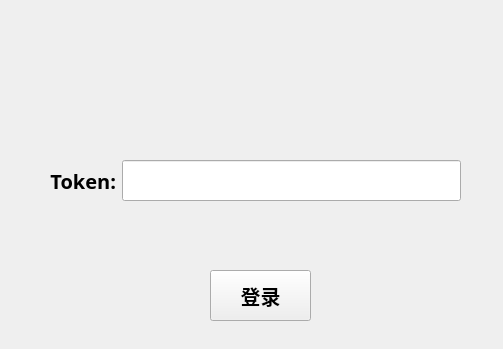
<?xml version="1.0" encoding="UTF-8"?>
<ui version="4.0">
 <class>Form</class>
 <widget class="QWidget" name="Form">
  <property name="windowModality">
   <enum>Qt::ApplicationModal</enum>
  </property>
  <property name="geometry">
   <rect>
    <x>0</x>
    <y>0</y>
    <width>503</width>
    <height>349</height>
   </rect>
  </property>
  <property name="sizePolicy">
   <sizepolicy hsizetype="Fixed" vsizetype="Fixed">
    <horstretch>0</horstretch>
    <verstretch>0</verstretch>
   </sizepolicy>
  </property>
  <property name="windowTitle">
   <string>Form</string>
  </property>
  <property name="autoFillBackground">
   <bool>true</bool>
  </property>
  <widget class="QLabel" name="title_pic">
   <property name="geometry">
    <rect>
     <x>110</x>
     <y>0</y>
     <width>271</width>
     <height>171</height>
    </rect>
   </property>
   <property name="autoFillBackground">
    <bool>false</bool>
   </property>
   <property name="text">
    <string/>
   </property>
   <property name="pixmap">
    <pixmap>resource/mylogo.png</pixmap>
   </property>
   <property name="alignment">
    <set>Qt::AlignCenter</set>
   </property>
  </widget>
  <widget class="QWidget" name="horizontalLayoutWidget">
   <property name="geometry">
    <rect>
     <x>50</x>
     <y>160</y>
     <width>411</width>
     <height>41</height>
    </rect>
   </property>
   <layout class="QHBoxLayout" name="horizontalLayout">
    <property name="leftMargin">
     <number>0</number>
    </property>
    <item>
     <layout class="QVBoxLayout" name="verticalLayout">
      <item>
       <widget class="QLabel" name="label">
        <property name="font">
         <font>
          <family>华文仿宋</family>
          <pointsize>15</pointsize>
          <weight>75</weight>
          <bold>true</bold>
         </font>
        </property>
        <property name="layoutDirection">
         <enum>Qt::LeftToRight</enum>
        </property>
        <property name="text">
         <string>Token:</string>
        </property>
        <property name="alignment">
         <set>Qt::AlignRight|Qt::AlignTrailing|Qt::AlignVCenter</set>
        </property>
       </widget>
      </item>
     </layout>
    </item>
    <item>
     <layout class="QVBoxLayout" name="verticalLayout_2">
      <item>
       <widget class="QLineEdit" name="password_input">
        <property name="enabled">
         <bool>true</bool>
        </property>
        <property name="sizePolicy">
         <sizepolicy hsizetype="Expanding" vsizetype="Minimum">
          <horstretch>0</horstretch>
          <verstretch>0</verstretch>
         </sizepolicy>
        </property>
        <property name="font">
         <font>
          <family>华文仿宋</family>
          <pointsize>10</pointsize>
         </font>
        </property>
        <property name="echoMode">
         <enum>QLineEdit::Normal</enum>
        </property>
       </widget>
      </item>
     </layout>
    </item>
   </layout>
  </widget>
  <widget class="QPushButton" name="login_button">
   <property name="geometry">
    <rect>
     <x>210</x>
     <y>270</y>
     <width>101</width>
     <height>51</height>
    </rect>
   </property>
   <property name="font">
    <font>
     <family>华文仿宋</family>
     <pointsize>15</pointsize>
     <weight>75</weight>
     <bold>true</bold>
    </font>
   </property>
   <property name="layoutDirection">
    <enum>Qt::LeftToRight</enum>
   </property>
   <property name="text">
    <string>登录</string>
   </property>
   <property name="checkable">
    <bool>false</bool>
   </property>
   <property name="autoDefault">
    <bool>false</bool>
   </property>
   <property name="default">
    <bool>false</bool>
   </property>
   <property name="flat">
    <bool>false</bool>
   </property>
  </widget>
 </widget>
 <resources/>
 <connections/>
</ui>
